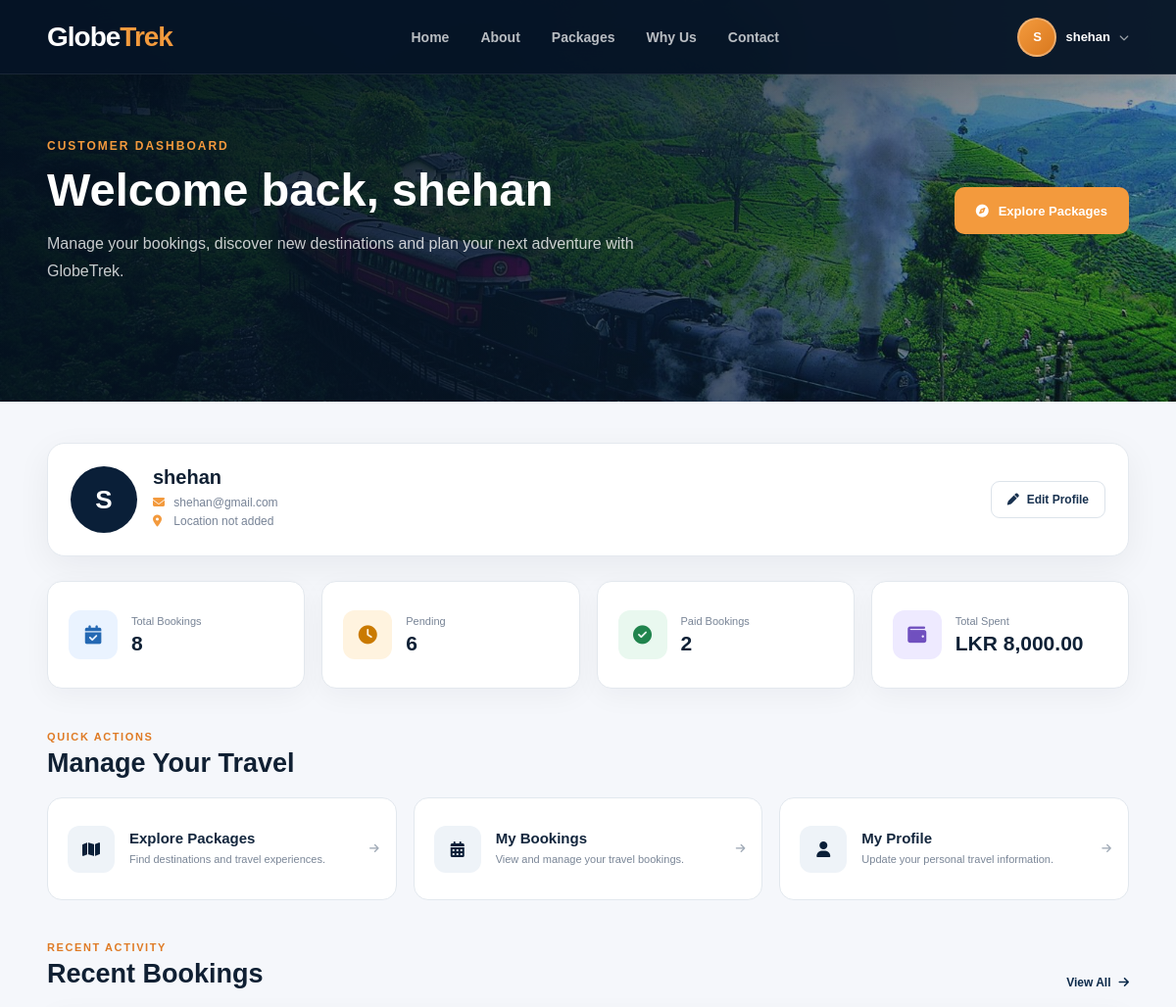
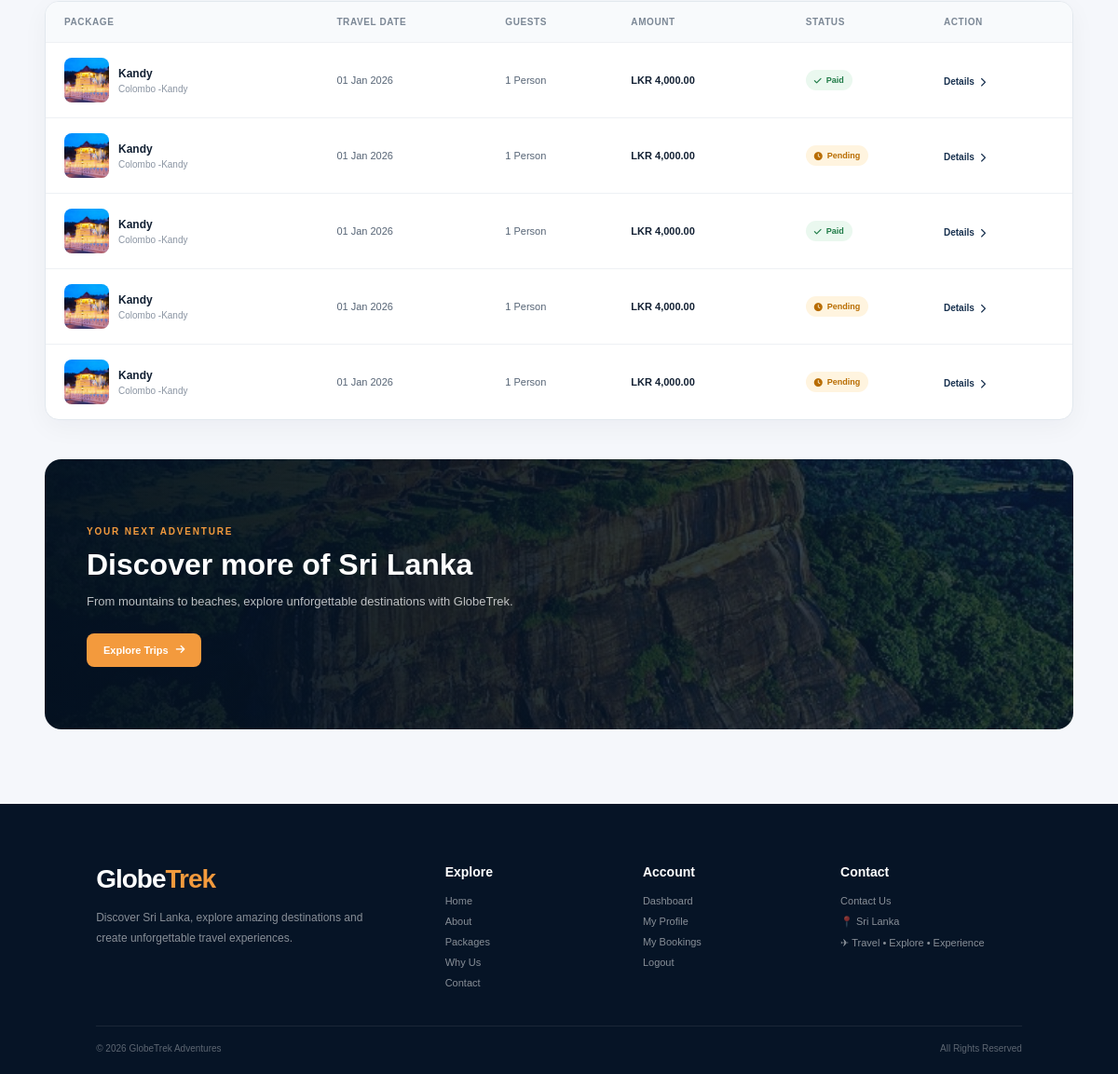
Screenshot of /customer/cdashboard.php (signed in) with the database file from the repository (2 pictures, top to bottom).
### tables this page shows
CREATE TABLE `users` (
  `id` int(11) NOT NULL,
  `name` varchar(100) NOT NULL,
  `profile_image` varchar(255) DEFAULT NULL,
  `email` varchar(100) NOT NULL,
  `phone` varchar(30) DEFAULT NULL,
  `location` varchar(100) DEFAULT NULL,
  `bio` text DEFAULT NULL,
  `password` varchar(255) NOT NULL,
  `role` enum('customer','staff','admin') NOT NULL
);

CREATE TABLE `booking` (
  `id` int(11) NOT NULL,
  `user_id` int(11) DEFAULT NULL,
  `package_id` int(11) DEFAULT NULL,
  `booking_date` int(11) NOT NULL,
  `travel_date` date DEFAULT NULL,
  `status` varchar(50) NOT NULL,
  `persons` int(11) NOT NULL,
  `days` int(11) DEFAULT NULL,
  `total_price` decimal(10,2) DEFAULT NULL
);

CREATE TABLE `packages` (
  `id` int(11) NOT NULL,
  `title` varchar(100) NOT NULL,
  `description` text NOT NULL,
  `price` decimal(10,2) NOT NULL,
  `image` varchar(255) NOT NULL,
  `destination` varchar(100) NOT NULL,
  `duration` varchar(50) NOT NULL
);

### customer/cdashboard.php (the view, shortened to what the rows shown need)
<?php
include "../includes/db.php";
$userId = (int)$_SESSION["user_id"];
$sql = "
    SELECT
        id,
        name,
        email,
        phone,
        location,
        bio,
        profile_image
    FROM users
    WHERE id = ?
      AND role = 'customer'
    LIMIT 1
";
$stmt = mysqli_prepare($conn, $sql);
mysqli_stmt_bind_param(
    $stmt,
    "i",
    $userId
);
mysqli_stmt_execute($stmt);
$result = mysqli_stmt_get_result($stmt);
$user = mysqli_fetch_assoc($result);
$recentBookings = [];
$sql = "
    SELECT
        b.id,
        b.travel_date,
        b.persons,
        b.days,
        b.total_price,
        b.status,
        p.title,
        p.destination,
        p.image
    FROM booking b
    LEFT JOIN packages p
        ON b.package_id = p.id
    WHERE b.user_id = ?
    ORDER BY b.id DESC
    LIMIT 5
";
$stmt = mysqli_prepare($conn, $sql);
mysqli_stmt_bind_param(
    $stmt,
    "i",
    $userId
);
mysqli_stmt_execute($stmt);
$result = mysqli_stmt_get_result($stmt);
while ($row = mysqli_fetch_assoc($result)) {
    $recentBookings[] = $row;
}
$firstLetter =
    strtoupper(
        substr(
            $user["name"],
            0,
            1
        )
    );
?>
<!DOCTYPE html>
<html lang="en">
<head>
    <link
        rel="stylesheet"
        href="../css/site.css">
    <link
        rel="stylesheet"
        href="../css/cdashboard.css">
    <link
        rel="stylesheet"
        href="https://cdnjs.cloudflare.com/ajax/libs/font-awesome/6.5.2/css/all.min.css">
</head>
<body>
<?php include "../includes/navbar.php"; ?>
<section class="dashboard-hero">
    <div class="dashboard-hero-content">
        <div class="welcome-text">
            <span class="welcome-small">
                CUSTOMER DASHBOARD
            </span>
            <h1>
                Welcome back,
                <?php
                echo htmlspecialchars(
                    $user["name"]
                );
                ?>
            </h1>
            <p>
                Manage your bookings, discover new
                destinations and plan your next adventure
                with GlobeTrek.
            </p>
        </div>
    </div>
</section>
<main class="dashboard-container">
    <section class="profile-summary">
        <div class="profile-left">
            <div class="dashboard-avatar">
                <?php if (!empty($profileImage)): ?>
                    <img
                        src="<?php echo htmlspecialchars($profileImage); ?>"
                        alt="Profile">
                <?php else: ?>
                    <span>
                        <?php
                        echo htmlspecialchars(
                            $firstLetter
                        );
                        ?>
                    </span>
                <?php endif; ?>
            </div>
            <div class="profile-information">
                <h2>
                    <?php
                    echo htmlspecialchars(
                        $user["name"]
                    );
                    ?>
                </h2>
                <p>
                    <i class="fa-solid fa-envelope"></i>
                    <?php
                    echo htmlspecialchars(
                        $user["email"]
                    );
                    ?>
                </p>
                <p>
                    <i class="fa-solid fa-location-dot"></i>
                    <?php
                    echo !empty($user["location"])
                        ? htmlspecialchars($user["location"])
                        : "Location not added";
                    ?>
                </p>
            </div>
        </div>
    </section>
    <section class="dashboard-section">
        <div class="section-heading">
            <div>
                <h2>
                    Manage Your Travel
                </h2>
            </div>
        </div>
    </section>
    <section class="dashboard-section">
        <div class="section-heading">
            <div>
                <h2>
                    Recent Bookings
                </h2>
            </div>
        </div>
        <?php if (!empty($recentBookings)): ?>
            <div class="booking-table-wrapper">
                <div class="booking-table">
                    <?php foreach ($recentBookings as $booking): ?>
                        <?php
                        $status =
                            strtolower(
                                trim(
                                    $booking["status"] ?? "pending"
                                )
                            );
                        $statusClass = "pending";
                        if ($status === "paid") {
                            $statusClass = "paid";
                        }
                        elseif ($status === "confirmed") {
                            $statusClass = "confirmed";
                        }
                        elseif ($status === "cancelled") {
                            $statusClass = "cancelled";
                        }
                        ?>
                        <div class="booking-row">
                            <div class="package-cell">
                                <img
                                    src="../images/<?php
                                        echo htmlspecialchars(
                                            basename(
                                                $booking["image"] ?? "kandy.jpg"
                                            )
                                        );
                                    ?>"
                                    alt="Package"
                                    onerror="this.src='../images/kandy.jpg';">
                                <div>
                                    <strong>
                                        <?php
                                        echo htmlspecialchars(
                                            $booking["title"] ??
                                            "Travel Package"
                                        );
                                        ?>
                                    </strong>
                                    <span>
                                        <?php
                                        echo htmlspecialchars(
                                            $booking["destination"] ??
                                            "Sri Lanka"
                                        );
                                        ?>
                                    </span>
                                </div>
                            </div>
                            <div class="date-cell">
                                <?php
                                echo !empty(
                                    $booking["travel_date"]
                                )
                                ? date(
                                    "d M Y",
                                    strtotime(
                                        $booking["travel_date"]
                                    )
                                )
                                : "Not set";
                                ?>
                            </div>
                            <div class="guests-cell">
                                <?php
                                echo (int)$booking["persons"];
                                ?>
                                <?php
                                echo
                                    ((int)$booking["persons"] === 1)
                                    ? " Person"
                                    : " People";
                                ?>
                            </div>
                            <div class="amount-cell">
                                LKR
                                <?php
                                echo number_format(
                                    (float)$booking["total_price"],
                                    2
                                );
                                ?>
                            </div>
                            <div>
                                <span
                                    class="status-badge <?php echo $statusClass; ?>">
                                    <?php if ($status === "paid"): ?>
                                        <i class="fa-solid fa-check"></i>
                                    <?php elseif ($status === "confirmed"): ?>
                                        <i class="fa-solid fa-check"></i>
                                    <?php elseif ($status === "cancelled"): ?>
                                        <i class="fa-solid fa-xmark"></i>
                                    <?php else: ?>
                                        <i class="fa-solid fa-clock"></i>
                                    <?php endif; ?>
                                    <?php
                                    echo htmlspecialchars(
                                        ucfirst($status)
                                    );
                                    ?>
                                </span>
                            </div>
                            <div>
                                <a
                                    href="booking-details.php?id=<?php echo (int)$booking["id"]; ?>"
                                    class="details-button">
                                    Details
                                    <i class="fa-solid fa-chevron-right"></i>
                                </a>
                            </div>
                        </div>
                    <?php endforeach; ?>
                </div>
            </div>
        <?php endif; ?>
    </section>
    <section class="travel-cta">
        <div class="travel-cta-content">
            <h2>
                Discover more of Sri Lanka
            </h2>
        </div>
    </section>
</main>
</body>
</html>

### rows the page displays
users: name "shehan", name "S", email "shehan@gmail.com"
booking: package.image (picture), package.title "Kandy", package.destination "Colombo -Kandy", travel_date "01 Jan 2026", persons "1", shows "Person", total_price "4,000.00", status "Paid"
booking: package.image (picture), package.title "Kandy", package.destination "Colombo -Kandy", travel_date "01 Jan 2026", persons "1", shows "Person", total_price "4,000.00", status "Pending"
booking: package.image (picture), package.title "Kandy", package.destination "Colombo -Kandy", travel_date "01 Jan 2026", persons "1", shows "Person", total_price "4,000.00", status "Paid"
booking: package.image (picture), package.title "Kandy", package.destination "Colombo -Kandy", travel_date "01 Jan 2026", persons "1", shows "Person", total_price "4,000.00", status "Pending"
booking: package.image (picture), package.title "Kandy", package.destination "Colombo -Kandy", travel_date "01 Jan 2026", persons "1", shows "Person", total_price "4,000.00", status "Pending"

### other values shown
$avatarLetter "S"
$userName "shehan"
$totalBookings "8"
$pendingBookings "6"
$paidBookings "2"
$totalSpent "8,000.00"
